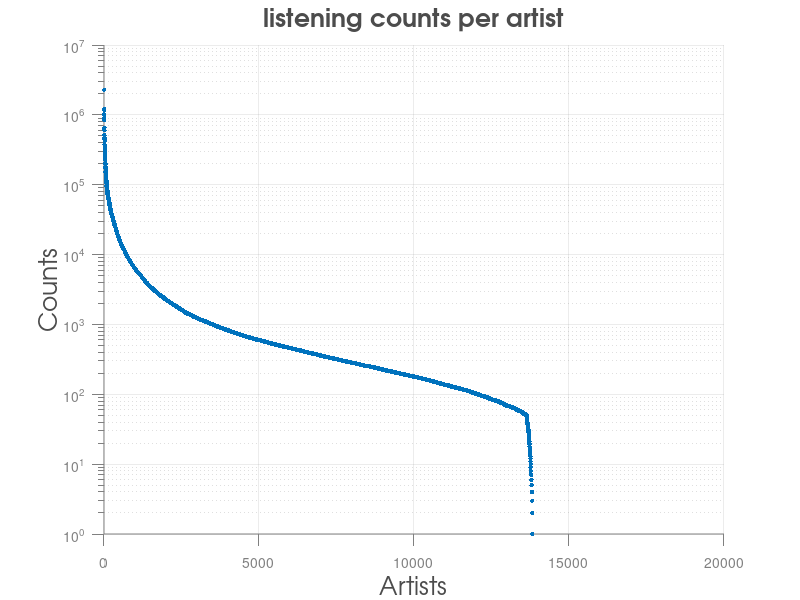

MATLAB code to generate this figure:
load songTrain;

% print some basic statistics
fprintf('number of artists %d\n', size(Ytrain,2));
fprintf('number of users %d\n', size(Ytrain,1));
fprintf('number of training entries %d\n', nnz(Ytrain));

% plot number of counts per artist and per user
figure(1);
semilogy(sort(sum(Ytrain,1),'descend'),'.','markersize', 10);
grid on;
hy = ylabel('Counts');
hx = xlabel('Artists');
ht = title('listening counts per artist');
set(gca,'fontsize',10,'fontname','Helvetica','box','off','tickdir','out','ticklength',[.02 .02],'xcolor',0.5*[1 1 1],'ycolor',0.5*[1 1 1]);
set([hx; hy; ht],'fontsize',18,'fontname','avantgarde','color',[.3 .3 .3]);
print('-dpdf', 'artists');

